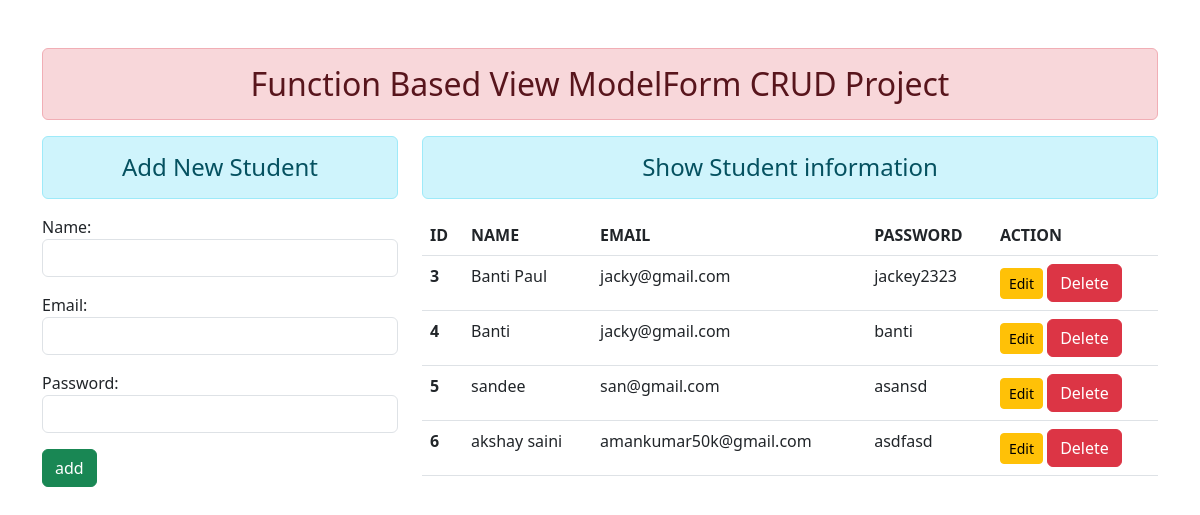
The page / on the database its author committed.
### enroll/models.py (models this page shows)
class User(models.Model):
    name = models.CharField(max_length=70)
    email = models.EmailField(max_length=100)
    password = models.CharField(max_length=100)

### enroll/views.py (the view)
# urls.py: path('', views.add_show, name="addandshow"),
def add_show(request):
    if request.method == "POST":
        fm = StudentRegistration(request.POST)
        if fm.is_valid():
            nm = fm.cleaned_data['name']
            em = fm.cleaned_data['email']
            pw = fm.cleaned_data['password']
            reg = User(name=nm, email=em, password=pw)
            reg.save()
            fm = StudentRegistration()
    else:
        fm = StudentRegistration()
    stud = User.objects.all()
    return render(request, 'enroll/addandshow.html', {'form':fm, 'stud':stud})

### enroll/forms.py
class StudentRegistration(forms.ModelForm):
    class Meta:
        model = User
        fields = ['name', 'email', 'password']
        widgets = {
            'name': forms.TextInput(attrs={'class':'form-control'}),
            'email': forms.EmailInput(attrs={'class':'form-control'}),
            'password': forms.PasswordInput(render_value=True, attrs={'class':'form-control'}),
        }

### enroll/templates/enroll/addandshow.html (shortened to what this page needs)
{% extends 'enroll/base.html' %}
{% block content %}
<div class="row">
    <div class="col-sm-4">
<h4 class="text-center alert alert-info"> Add New Student</h4>
<form action="" method="POST">
    {{form.as_p}}
    <input type="submit" class="btn btn-success" value="add" >
</form>
</div>
<div class="col-sm-8">
    <h4 class="text-center alert alert-info"> Show Student information </h4>
    {% if stud %}
    <table class="table table-hover">
        <thead>
          <tr>
            <th scope="col">ID</th>
            <th scope="col">NAME</th>
            <th scope="col">EMAIL</th>
            <th scope="col">PASSWORD</th>
            <th scope="col">ACTION</th>
          </tr>
        </thead>
        <tbody>
            {% for st in stud  %}
          <tr>
            <th scope="row">{{st.id}}</th>
            <td>{{st.name}}</td>
            <td>{{st.email}}</td>
            <td>{{st.password}}</td>
            <td>
                <a href="{% url 'update' st.id %}" class="btn btn-warning btn-sm">Edit</a>
                <form action="{% url 'delete' st.id %}" method='POSt' class="d-inline">
                    <input type="submit" class="btn btn-danger" value="Delete" >
                </form>
            </td>
          </tr>
        </tbody>
        {% endfor %}
      </table>
    {% else %}
    <h4  class="text-center alert alert-danger" >  No Data Found </h4>
    {% endif %}
</div>
</div>
{% endblock content %}

### enroll/templates/enroll/base.html (shortened to what this page needs)
<!DOCTYPE html>
{% load static %}
<html lang="en">
<head>
    <link rel="stylesheet" href="{% static  'enroll/css/bootstrap.css' %}">
</head>
<body>
    <div class="container mt-5">
        <h2  class="text-center alert alert-danger" >  Function Based View ModelForm CRUD Project</h2>
    {% block content %}
    {% endblock content %}
</div>
</body>
</html>

### rows shown on the page
User: id "3", name "Banti Paul", email "jacky@gmail.com", password "jackey2323"
User: id "4", name "Banti", email "jacky@gmail.com", password "banti"
User: id "5", name "sandee", email "san@gmail.com", password "asansd"
User: id "6", name "akshay saini", email "amankumar50k@gmail.com", password "asdfasd"
